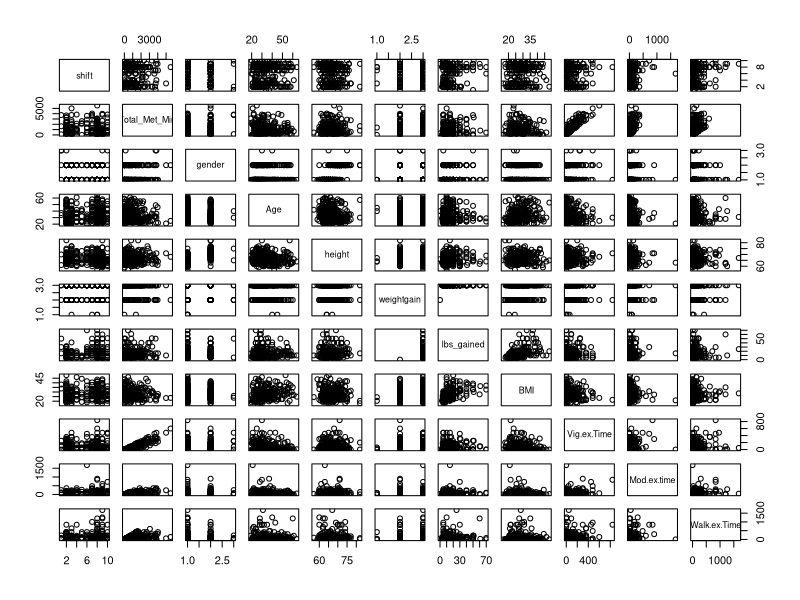
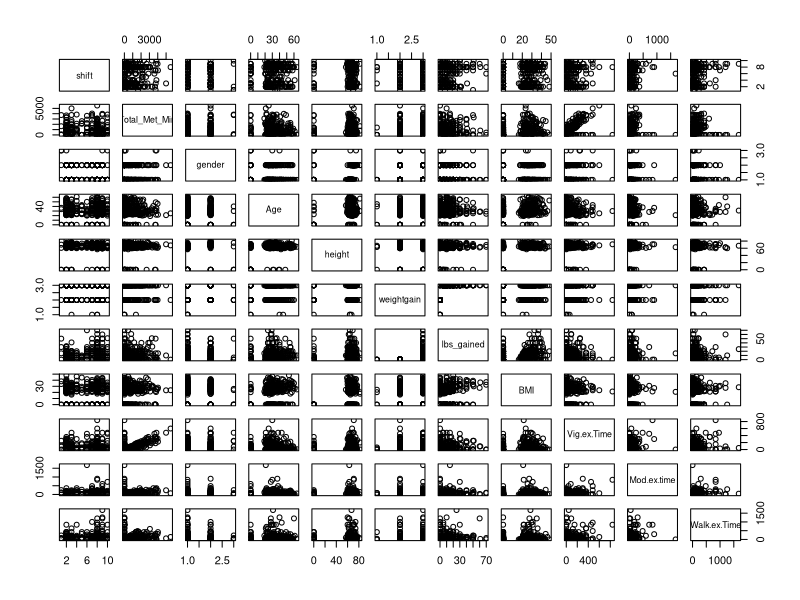

R code for these plots, in order:
## ---- chunk 1
knitr::opts_chunk$set(echo = TRUE)
## ---- chunk 2
yellow <- c('shift','Total_Met_Min')
orange <- c('gender', 'Age', 'height', 'weightgain', 'lbs_gained', 'BMI', 'Vig.ex.Time', 'Mod.ex.time', 'Walk.ex.Time')
## ---- chunk 3
metrics.dat <- read.csv('Practicum 1 Data.csv',header=TRUE)
metrics.dat <- metrics.dat[!is.na(metrics.dat$Snumber),]
## ---- chunk 4
summary(metrics.dat[,c(yellow,orange)])
## ---- chunk 5
metrics.dat$gender[metrics.dat$gender==''] <- 'Missing'
metrics.dat$weightgain[metrics.dat$weightgain==''] <- 'Missing'
unique(metrics.dat$gender)
unique(metrics.dat$weightgain)
## ---- chunk 6
metrics.dat$shift <- factor(metrics.dat$shift)
metrics.dat$gender <- factor(metrics.dat$gender)
metrics.dat$weightgain <- factor(metrics.dat$weightgain)
## ---- chunk 7
unique(metrics.dat$bweight)
## ---- chunk 8
pairs(metrics.dat[,c(yellow,orange)])
## ---- chunk 9
metrics.dat[is.na(metrics.dat)] <- 0
## ---- chunk 10
pairs(metrics.dat[,c(yellow,orange)])
